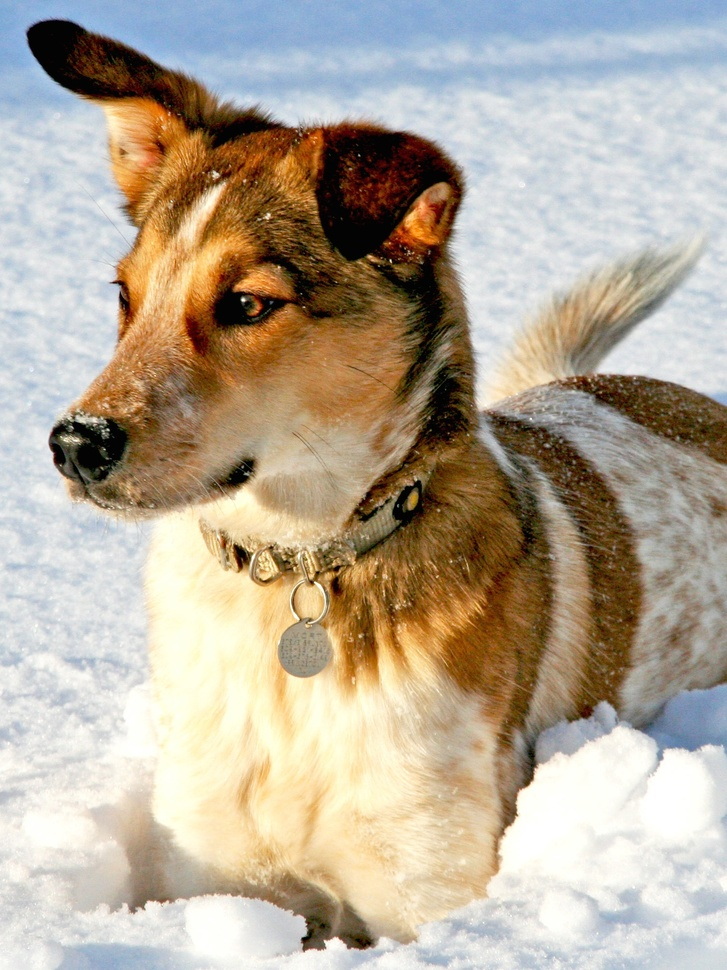
#> input picture HW1/dog.jpg, 727 x 970 px, shrunk from 1500 x 2000 before the run
$ python HW1Exer2.py
#> lines starting #> are read from the running program, lines starting #| are printed output that depends on the picture
#!/usr/bin/env python3
# -*- coding: utf-8 -*-
"""
Created on Mon Aug 29 20:46:38 2022

@author: alvinbuhat
"""

from matplotlib.image import imread
import matplotlib.pyplot as plt
import numpy as np
import os
plt.rcParams['figure.figsize'] = [16, 8] #matlab operator set size of image


A = imread(os.path.join('dog.jpg')) #load the image of the dog
#> A is the input picture: shape (970, 727, 3); mean R, G, B 181.4, 169.5, 152
X = np.mean(A, -1);
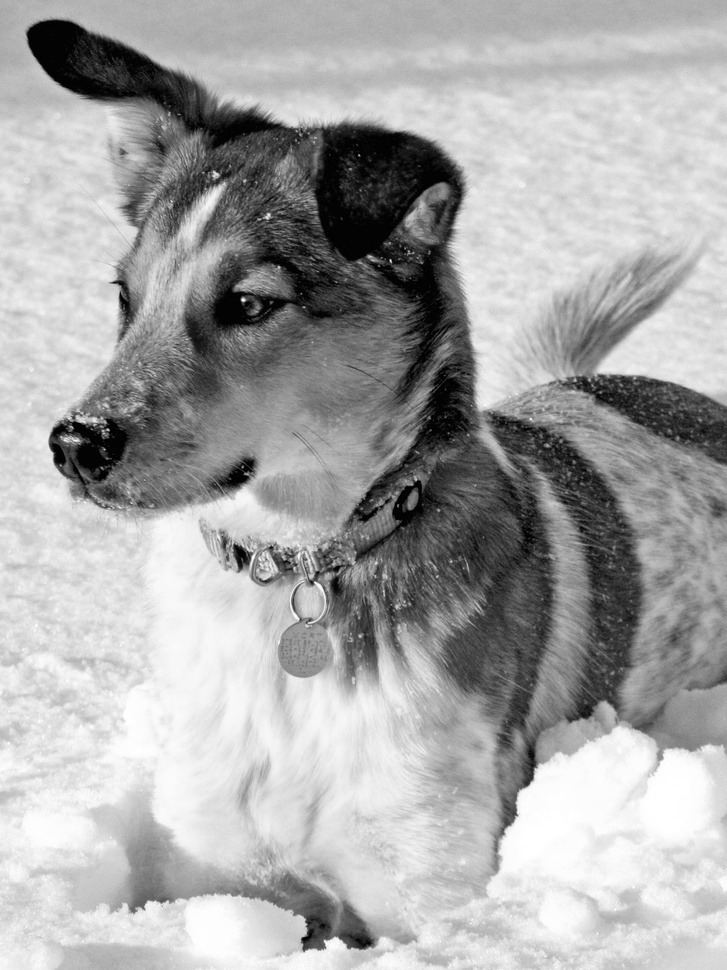
#> X: shape (970, 727) float64; min 0, max 255, mean 167.6

#compute the economy SVD
U, S, VT = np.linalg.svd(X,full_matrices=False)
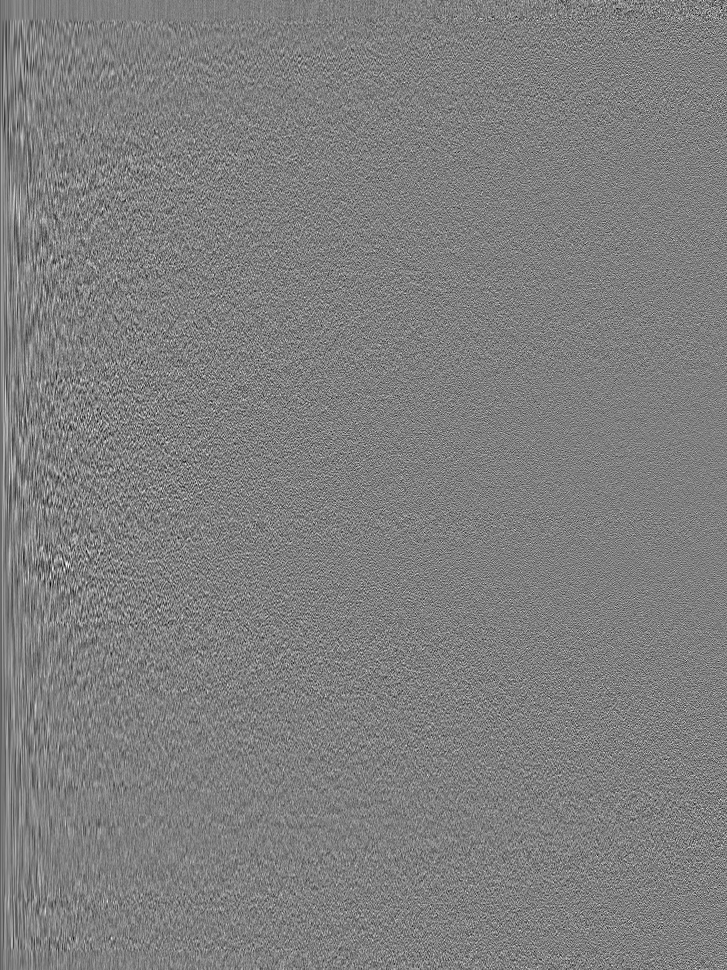
#> U: shape (970, 727) float64; min -0.176, max 0.176, mean -3.31e-05; drawn with min black and max white
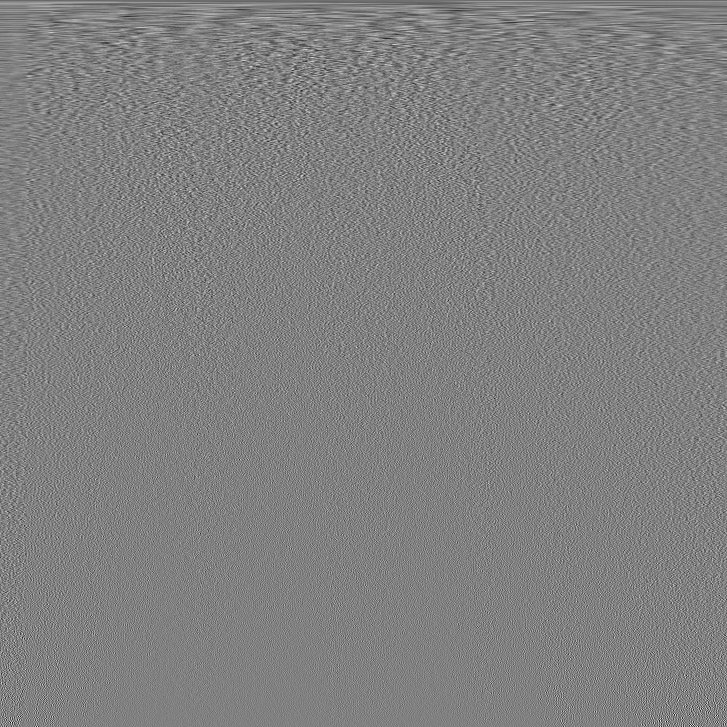
#> VT: shape (727, 727) float64; min -0.25, max 0.244, mean -6.29e-05; drawn with min black and max white
#> S = 727 values, max 144305.8 at index 0, min 6.67 at index 726, mean 667.8
S = np.diag(S)

#actual data value
x_0 = np.linalg.norm(A)
#> x_0 = 265793.6

#relative error
RE = [abs((np.linalg.norm(U[:,:r] @ S[0:r,:r] @ VT[:r,:])-x_0)/x_0) for r in range(1,len(S))]
#> RE = 726 values, max 0.457 at index 0, min 0.428 at index 725, mean 0.428


#plot part
plt.xlabel('r')
plt.plot(1 - np.array(RE), color='blue', label='Relative Reconstruction Error')
plt.plot(1 - (np.array(RE)**2), color='red', label='Variance')
plt.plot(np.cumsum(np.diag(S))/np.sum(np.diag(S)), color='black', label='Cumulative Sum')
plt.legend();


print('RE recaptures the 99% of variance when r is around 20, 99% of cumulative sum when r is at most 20, although note that they have different starting points')
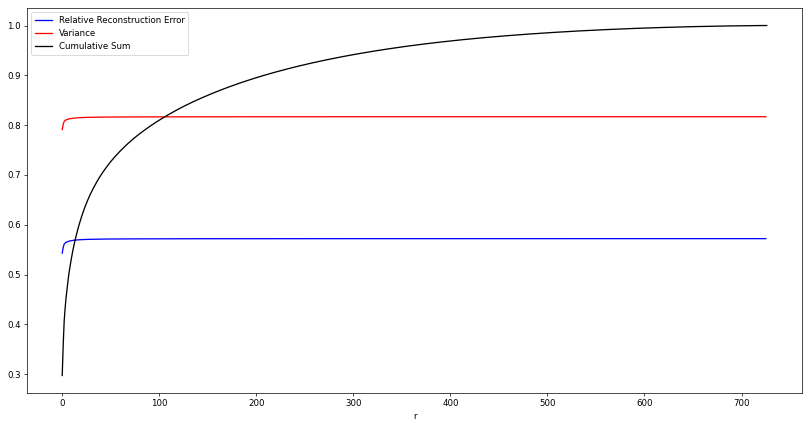
#> figure drawn by matplotlib, 1 panel; curve peaks at x = 725, y = 0.572; curve peaks at x = 725, y = 0.817; curve peaks at x = 726, y = 1
